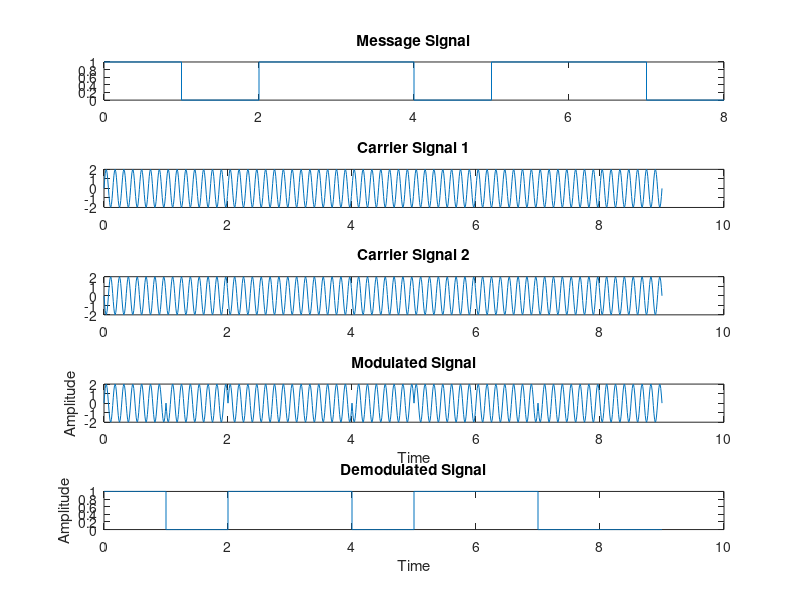

Recreate this plot in MATLAB.
%BPSK Modulation and Demodulation
clc
close all

a=2;
f1=7;

m = [1 0 1 1 0 1 1 0 0];
t = 0:0.01:length(m);
t2=0:length(m)-1;

subplot(511);
stairs(t2,m)
title('Message Signal')

y1= a*sin(2*pi*f1*t);
y2= (-a)*sin(2*pi*f1*t);
subplot(512)
plot(t,y1)
title('Carrier Signal 1')

subplot(513)
plot(t,y2)
title('Carrier Signal 2')

for i=1:length(m)
    for j=(i-1)*100:i*100
        if m(i) == 1
            s(j+1) = y1(j+1);
        else
            s(j+1) = y2(j+1);
        end
    end
end

subplot(514)
plot(t,s);
title('Modulated Signal');
xlabel('Time');
ylabel('Amplitude');

for i=1:length(m)
   for j=(i-1)*100:i*100
        if(s(j+1)==y1(j+1))
            x(j+1)=1;
        else
            x(j+1)=0;
        end
    end
end

subplot(515)
stairs(t,x);
title('Demodulated Signal');
xlabel('Time');
ylabel('Amplitude');

